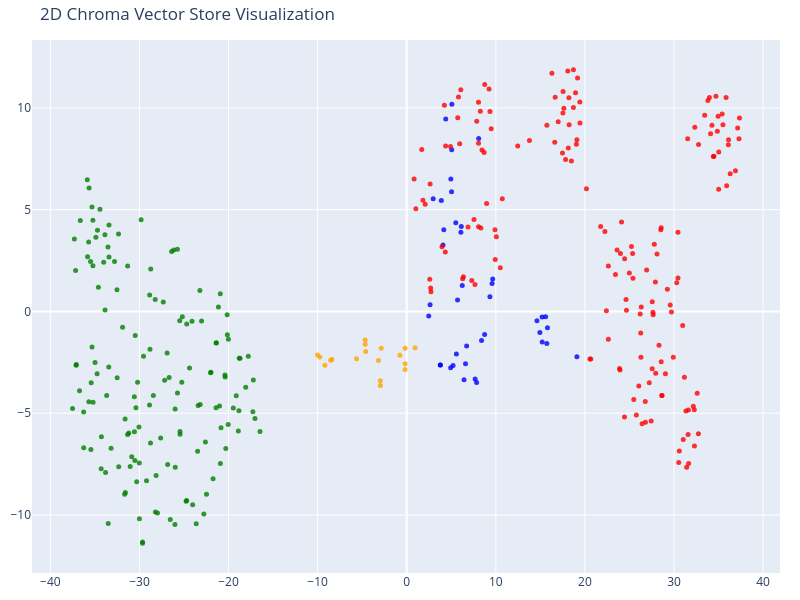

The cell this chart's notebook holds for it:
### Code cell
tsne = TSNE(n_components=2, random_state=42)
reduced_vectors = tsne.fit_transform(vectors)

# Create the 2D scatter plot
fig = go.Figure(data=[go.Scatter(
    x=reduced_vectors[:, 0],
    y=reduced_vectors[:, 1],
    mode='markers',
    marker=dict(size=5, color=colors, opacity=0.8),
    text=[f"Type: {t}<br>Text: {d[:100]}..." for t, d in zip(doc_types, documents)],
    hoverinfo='text'
)])

fig.update_layout(title='2D Chroma Vector Store Visualization',
    scene=dict(xaxis_title='x',yaxis_title='y'),
    width=800,
    height=600,
    margin=dict(r=20, b=10, l=10, t=40)
)

fig.show()

### Figure 1 — Plotly figure (JSON) as saved in the notebook; plotly's stock layout.template omitted (floating-point values rounded to 4 significant figures; data arrays with more than 128 entries replaced by an {"elided": "..."} marker saying what was removed)
{"data": [{"hoverinfo": "text", "marker": {"color": {"elided": "367 str values"}, "opacity": 0.8, "size": 5}, "mode": "markers", "text": {"elided": "367 str values"}, "type": "scatter", "x": {"elided": "367 float values"}, "y": {"elided": "367 float values"}}], "layout": {"height": 600, "margin": {"b": 10, "l": 10, "r": 20, "t": 40}, "scene": {"xaxis": {"title": {"text": "x"}}, "yaxis": {"title": {"text": "y"}}}, "title": {"text": "2D Chroma Vector Store Visualization"}, "width": 800}}
